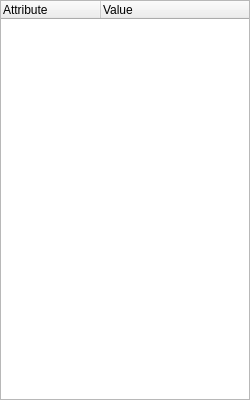
<?xml version="1.0" encoding="UTF-8"?>
<ui version="4.0">
 <class>TreeNodeInspector</class>
 <widget class="QDockWidget" name="TreeNodeInspector">
  <property name="geometry">
   <rect>
    <x>0</x>
    <y>0</y>
    <width>250</width>
    <height>400</height>
   </rect>
  </property>
  <property name="windowTitle">
   <string>Inspector</string>
  </property>
  <widget class="QTreeWidget" name="attributesTree">
   <property name="geometry">
    <rect>
     <x>0</x>
     <y>0</y>
     <width>250</width>
     <height>374</height>
    </rect>
   </property>
   <property name="indentation">
    <number>0</number>
   </property>
   <property name="columnCount">
    <number>2</number>
   </property>
   <column>
    <property name="text">
     <string>Attribute</string>
    </property>
   </column>
   <column>
    <property name="text">
     <string>Value</string>
    </property>
   </column>
  </widget>
 </widget>
 <resources/>
 <connections/>
</ui>
